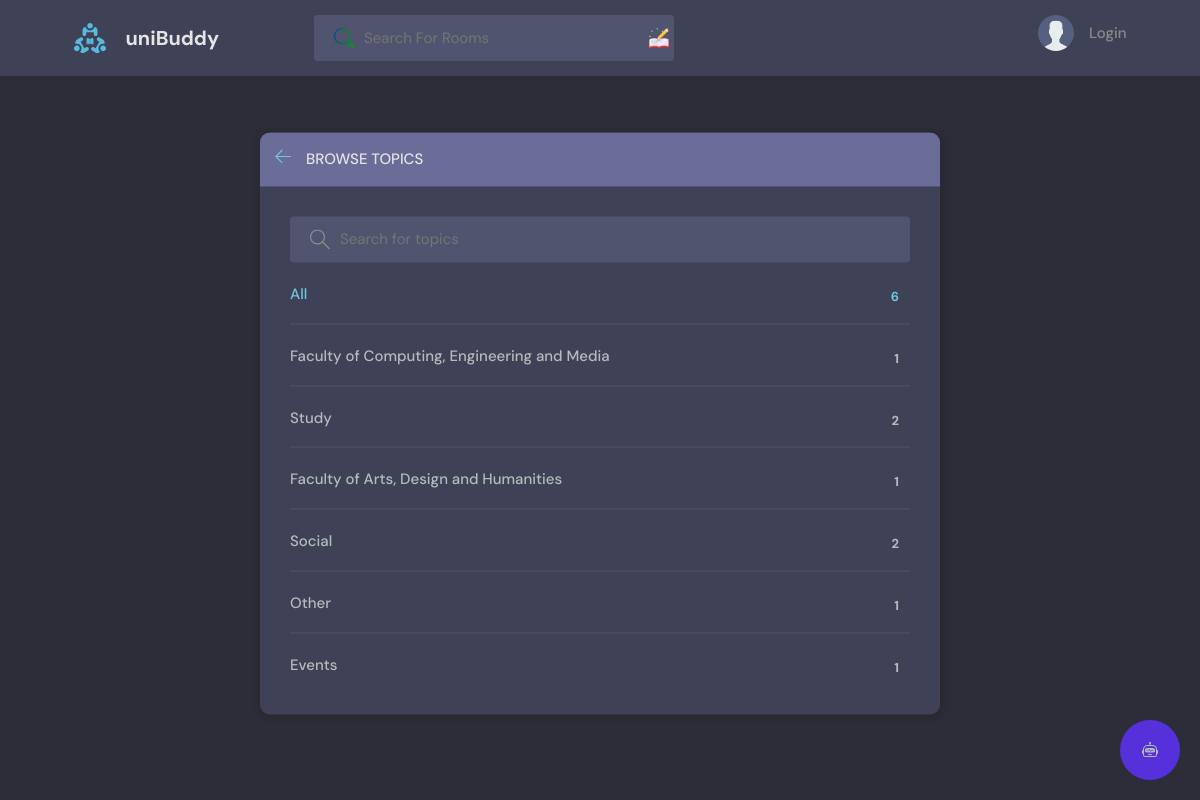
Page /topics/ on the committed database.
### base/models.py (models this page shows, shortened)
class Topic(models.Model):
    name = models.CharField(max_length=200)

### base/views.py (the view)
# urls.py: path('topics/', views.topicsPage, name="topics"),
def topicsPage(request):
    q = request.GET.get('q') if request.GET.get('q') != None else ''
    topics = Topic.objects.filter(name__icontains=q)
    return render(request, 'base/topics.html', {'topics': topics})

### base/templates/base/topics.html (shortened to what this page needs)
{% extends 'main.html' %}
{% block content %}
<main class="create-room layout">
  <div class="container">
    <div class="layout__box">
      <div class="layout__boxHeader">
        <div class="layout__boxTitle">
          <a href="{% url 'home' %}">
            <svg version="1.1" xmlns="http://www.w3.org/2000/svg" width="32" height="32" viewBox="0 0 32 32">
              <title>arrow-left</title>
              <path
                d="M13.723 2.286l-13.723 13.714 13.719 13.714 1.616-1.611-10.96-10.96h27.625v-2.286h-27.625l10.965-10.965-1.616-1.607z">
              </path>
            </svg>
          </a>
          <h3>Browse Topics</h3>
        </div>
      </div>
      <div class="topics-page layout__body">
        <form action="" method="GET" class="header__search">
          <label>
            <input name="q" placeholder="Search for topics" />
          </label>
        </form>
        <ul class="topics__list">
          <li>
            <a href="{% url 'topics' %}" class="active">All <span>{{topics.count}}</span></a>
          </li>
          {% for topic in topics %}
          <li>
            <a href="{% url 'home' %}?q={{topic.name}}">{{ topic.name }} <span>{{topic.room_set.all.count}}</span></a>
          </li>
          {% endfor %}
        </ul>
      </div>
    </div>
  </div>
</main>
{% endblock content %}

### static/styles/style.css (style rules this page uses)
:root { --color-main: #71c6dd; --color-main-light: #e1f6fb; --color-dark: #3f4156; --color-dark-medium: #51546e; --color-dark-light: #696d97; --color-light: #e5e5e5; --color-gray: #8b8b8b; --color-light-gray: #b2bdbd; --color-bg: #2d2d39; --color-success: #5dd693; --color-error: #fc4b0b; }
* { font-family: "DM Sans", -apple-system, BlinkMacSystemFont, "Segoe UI", Roboto, Oxygen, Ubuntu, Cantarell, "Open Sans", "Helvetica Neue", sans-serif; margin: 0; padding: 0; box-sizing: border-box; text-rendering: optimizeLegibility; font-size: inherit; }
html { font-size: 56.25%; }
@media only screen and (min-width: 1200px) { html { font-size: 62.5%; } }
body { line-height: 1.6; font-weight: 400; font-size: 1.5rem; color: var(--color-light-gray); background-color: var(--color-bg); min-height: 100vh; }
a { display: inline-block; color: var(--color-main); text-decoration: none; }
.container { max-width: 120rem; width: 90%; margin: auto; }
.header__search > label { background-color: var(--color-dark-medium); padding: 1.3rem 1rem; display: flex; align-items: center; gap: 1rem; border-radius: 4px; }
.header__search svg { fill: var(--color-gray); width: 2rem; height: 2rem; margin-left: 1rem; }
.header__search input { width: 30rem; background: transparent; border: none; outline: none; color: var(--color-light); }
.header__search label { position: relative; }
.layout { margin-top: 2.4rem; }
.layout > .container { display: flex; justify-content: space-between; align-items: flex-start; }
.layout__box { width: 90%; max-width: 48rem; min-height: 40rem; position: absolute; top: 50%; left: 50%; transform: translate(-50%, -46%); background-color: var(--color-dark); border-radius: 1rem; box-shadow: 1px 1px 6px 3px rgba(0, 0, 0, 0.1); overflow: hidden; }
.layout__boxHeader { display: flex; padding: 1.5rem; background-color: var(--color-dark-light); }
.layout__boxTitle { display: flex; gap: 1.5rem; align-items: center; }
.layout__boxTitle h3 { text-transform: uppercase; font-weight: 500; color: var(--color-light); }
.layout__boxTitle svg { width: 1.6rem; height: 1.6rem; fill: var(--color-main); }
.layout__body { margin: 3rem; }
.topics__list { list-style: none; }
.topics__list li a { display: flex; justify-content: space-between; margin-bottom: 3rem; font-weight: 500; color: var(--color-light-gray); transition: all 0.3s ease-in-out; }
.topics__list li a.active, .topics__list li a:hover { color: var(--color-main); }
.topics__list li a span { padding: 0.5rem 1rem; background-color: var(--color-dark); border-radius: 3px; font-size: 1.3rem; font-weight: 700; letter-spacing: 1px; }
.topics-page .topics__list li:not(:last-child) a { margin: 2rem 0; padding-bottom: 1rem; text-decoration: none; border-bottom: 1px solid var(--color-dark-medium); }
.topics-page .header__search { display: block; }
.create-room.layout .layout__box { max-width: 68rem; }
html, body { height: 100%; }
body { position: relative; min-height: 100%; margin: 0; padding-bottom: 80px; }

### rows in the picture
Topic: name "Faculty of Computing, Engineering and Media", room_set.all.count "1"
Topic: name "Study", room_set.all.count "2"
Topic: name "Faculty of Arts, Design and Humanities", room_set.all.count "1"
Topic: name "Social", room_set.all.count "2"
Topic: name "Other", room_set.all.count "1"
Topic: name "Events", room_set.all.count "1"

### other values in the picture
{{ topics.count }} "6"
